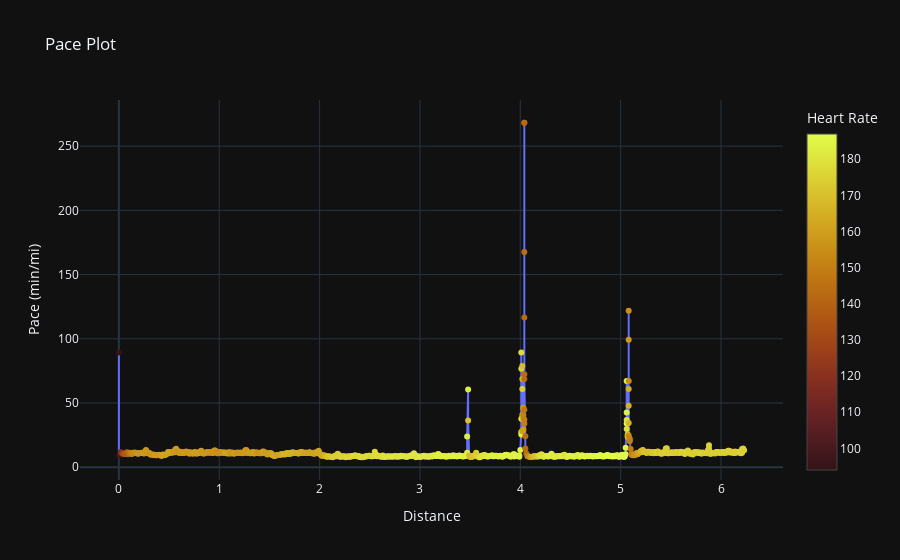

Here is the notebook cell this chart was saved with:
### Code cell
index = stuff['Distance']

y_values = [pace.time/60 for pace in myPaces]
labels = [str(pace) for pace in myPaces]

# Create the plot
fig = go.Figure(data=go.Scatter(
    x=index,
    y=y_values,
    mode='markers+lines',
    text=[f"{str(pace)}, {hr[i]} BPM" for i, pace in enumerate(myPaces)],
    marker=dict(color=hr, colorscale='solar', colorbar=dict(title='Heart Rate'))
))

fig.update_layout(
    title='Pace Plot',
    xaxis_title='Distance',
    yaxis_title='Pace (min/mi)'
)
fig.show()

### Figure 1 — Plotly figure (JSON) as saved in the notebook; plotly's stock layout.template omitted (floating-point values rounded to 4 significant figures; data arrays with more than 128 entries replaced by an {"elided": "..."} marker saying what was removed)
{"data": [{"marker": {"color": {"elided": "785 int values"}, "colorbar": {"title": {"text": "Heart Rate"}}, "colorscale": [[0.0, "rgb(51, 19, 23)"], [0.09091, "rgb(79, 28, 33)"], [0.1818, "rgb(108, 36, 36)"], [0.2727, "rgb(135, 47, 32)"], [0.3636, "rgb(157, 66, 25)"], [0.4545, "rgb(174, 88, 20)"], [0.5455, "rgb(188, 111, 19)"], [0.6364, "rgb(199, 137, 22)"], [0.7273, "rgb(209, 164, 32)"], [0.8182, "rgb(217, 192, 44)"], [0.9091, "rgb(222, 222, 59)"], [1.0, "rgb(224, 253, 74)"]]}, "mode": "markers+lines", "text": {"elided": "785 str values"}, "x": {"elided": "785 float values"}, "y": {"elided": "785 float values"}, "type": "scatter"}], "layout": {"title": {"text": "Pace Plot"}, "xaxis": {"title": {"text": "Distance"}}, "yaxis": {"title": {"text": "Pace (min/mi)"}}}}
